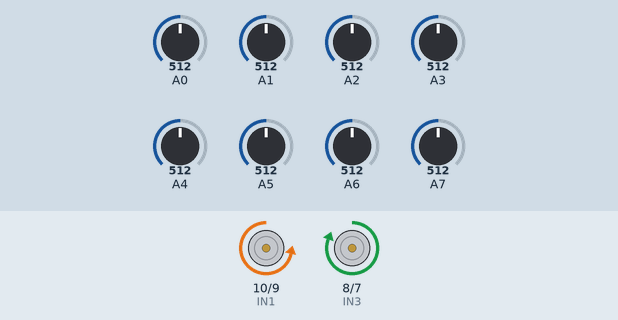
Simulated run of this sketch. Board: Arduino Nano, built with avr-gcc and run on an emulated ATmega328P. On the bench: motor-driver pin pairs drawn as motors (green arrow = first pin HIGH = forward, orange = second pin HIGH = backward, longer = more drive, scaled by the enable pin). The inputs (shaded band) are chosen by the test bench; at power-on: A0 = 512, A7 = 512, A1 = 512, A5 = 512, A2 = 512, A3 = 512, A4 = 512, A6 = 512.

Above: at 1.53 s.
1.9 s: A0 set to 215
4.9 s: A0 set to 191
At 5.4 s:
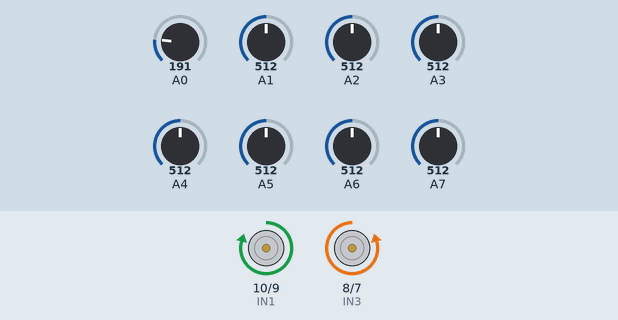
6.4 s: A7 set to 190
9.4 s: A1 set to 190
At 9.54 s:
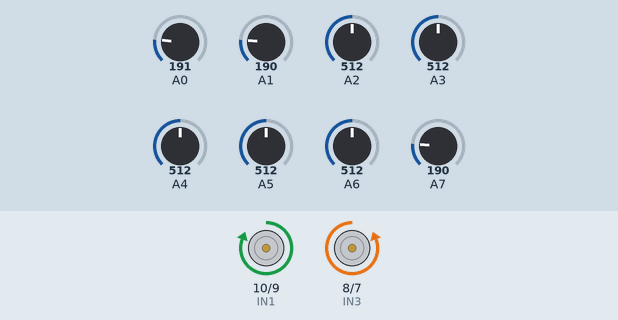
12.4 s: A5 set to 210
15.4 s: A5 set to 182
Timing chart, 0 to 19.4 s (numbered marks = the images above; inputs shaded):
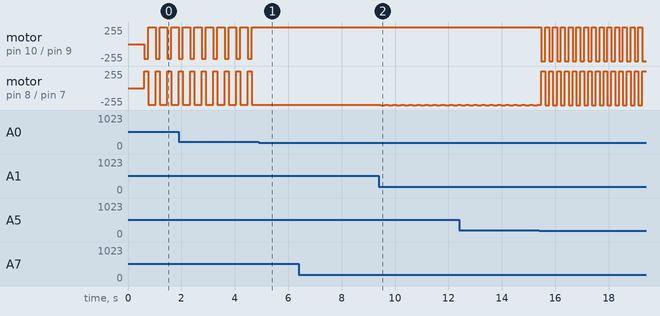

Measured:
- the behaviour switches between 201 and 200 on A0 (found by bisection; images 0 and 1)
- after the input at 4.9 s, motor on pin 10 (IN1) / pin 9 (IN2): stops changing and stays forward 250/255; motor on pin 8 (IN3) / pin 7 (IN4): stops changing and stays backward 250/255
- after the input at 9.4 s, motor on pin 10 (IN1) / pin 9 (IN2): alternates forward 255/255 for 0.15 s and forward 250/255 for 0.15 s, starting after 0.07 s; motor on pin 8 (IN3) / pin 7 (IN4): alternates backward 255/255 for 0.15 s and backward 250/255 for 0.15 s, starting after 0.07 s
- by itself, motor on pin 10 (IN1) / pin 9 (IN2): alternates forward 250/255 for 0.28 s and backward 220/255 for 0.15 s
- by itself, motor on pin 8 (IN3) / pin 7 (IN4): alternates forward 255/255 for 0.15 s and backward 250/255 for 0.28 s

The sketch:

linev2.ino
```cpp
#define ENA 6   // PWM for Motor A speed
#define ENB 5   // PWM for Motor B speed
#define IN1 10  // Motor A direction 1
#define IN2 9   // Motor A direction 2
#define IN3 8   // Motor B direction 1
#define IN4 7
const int motorspeed =  185;
const int error = 100;

void setup() {
  // put your setup code here, to run once:
  Serial.begin(115200);
  pinMode(ENA,OUTPUT);
  pinMode(ENB,OUTPUT);
  pinMode(IN1,OUTPUT);
  pinMode(IN2,OUTPUT);
  pinMode(IN3,OUTPUT);
  pinMode(IN4,OUTPUT);


  analogWrite(ENA,motorspeed);
  analogWrite(ENB,motorspeed);
  delay(600);

}
int readA(int analogPin) {
  int value = analogRead(analogPin);
  if (value < 80) return 0;
  if (value > 200) return 1;
  return 0;
}
void loop() {
  // put your main code here, to run repeatedly:
  int r1 = readA(A0);
  int r2 = readA(A1);
  int r3 = readA(A2);
  int r4 = readA(A3);
  int r5 = readA(A4);
  int r6 = readA(A5);
  int r7 = readA(A6);
  int r8 = readA(A7);


  if ((r2 == 0) && (r7 == 0)) {
    forward(160);

  }
  if ((r2  == 1) && (r7 == 0)) {
    right(255,200);
    delay(150);

  }
  if ((r3 == 1) && (r6 == 0)){
    right(255,255);
    delay(140);
  }
  if ((r3 == 0) && (r6 == 1)){
    left(255);
    delay(140);
  }
  if ((r2  == 0) && (r7 == 1)) {
    left(255);
    delay(150);
  }
  if ((r5 == 1) && (r4 == 1)){
    forward(160);
  }
  if (r1 == 1){
    right(255,220);
    delay(150);
  }
  if (((r5 == 1) && (r6 == 1) && (r7 == 1)) || ((r8 == 1) && (r7 == 1) )){
    left(250);
    delay(150);
  }
  if (r8  == 1){
    left(250);
    delay(130);
  }

  else {
    forward(160);
  }
}

void forward(int motorSpeed) {
  digitalWrite(IN1, HIGH);
  digitalWrite(IN2, LOW);
  digitalWrite(IN3, HIGH);
  digitalWrite(IN4, LOW);
  analogWrite(ENA, motorSpeed);
  analogWrite(ENB, motorSpeed);
}

void backward(int motorSpeed) {
  digitalWrite(IN1, LOW);
  digitalWrite(IN2, HIGH);
  digitalWrite(IN3, LOW);
  digitalWrite(IN4, HIGH);
  analogWrite(ENA, motorSpeed);
  analogWrite(ENB, motorSpeed);
}

void right(int motorSpeed,int mEA) {
  digitalWrite(IN1, LOW);
  digitalWrite(IN2, HIGH);
  digitalWrite(IN3, HIGH);
  digitalWrite(IN4, LOW);
  analogWrite(ENA, mEA);
  analogWrite(ENB, motorSpeed);
}

void left(int motorSpeed) {
  digitalWrite(IN1, HIGH);
  digitalWrite(IN2, LOW);
  digitalWrite(IN3, LOW);
  digitalWrite(IN4, HIGH);
  analogWrite(ENA, motorSpeed);
  analogWrite(ENB, motorSpeed);
}

void stop() {
  digitalWrite(IN1, LOW);
  digitalWrite(IN2, LOW);
  digitalWrite(IN3, LOW);
  digitalWrite(IN4, LOW);
  analogWrite(ENA, 0);
  analogWrite(ENB, 0);
}
```
